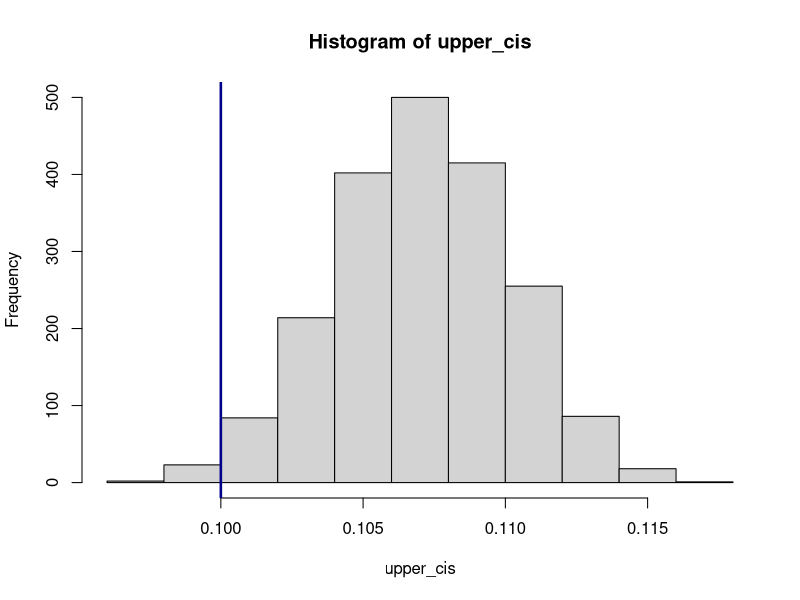

R code for this plot: (Note: this script raises an error after producing the figure.)
# set parameters
n_tests_per_validation_set <- 10000
n_validation_sets <- 2000
n_total <- n_tests_per_validation_set * n_validation_sets

# set p threshold and ci confidence level
p_thresh <- 0.1
delta <- 0.01

# carry out a bunch CI tests, n_tests_per_validation_set x n_validation_sets matrix of p-values
ps <- matrix(data = runif(n = n_total), nrow = n_tests_per_validation_set, ncol = n_validation_sets)
rejection_indicators <- ps <= p_thresh

upper_cis <- apply(rejection_indicators, 2, function(col) {
  X <- sum(col)
  a <- X + 1/2
  b <- n_tests_per_validation_set - X + 1/2
  qbeta(p = 1 - delta, shape1 = a, shape2 = b)
})

# histogram of the upper CIs
mean(upper_cis >= p_thresh)
hist(upper_cis)
abline(v = p_thresh, col = "darkblue", lwd = 2.5)

# histogram of the shifted upper CIs
prob_bd <- upper_cis * (1 - delta) + delta
hist(prob_bd, xlim = c(0, max(upper_cis + ci_alpha)))
abline(v = p_thresh, col = "darkblue", lwd = 2.5)
